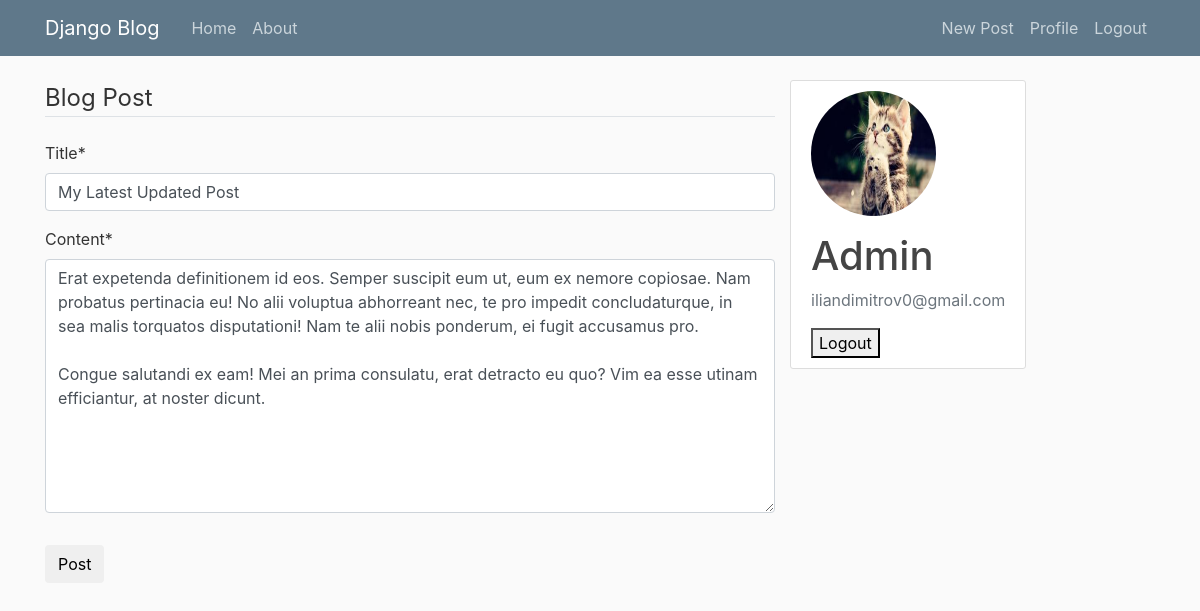
Page /post/55/update/ (signed in) on the committed database.
### blog/models.py (models this page shows, shortened)
class Post(models.Model):
    title = models.CharField(max_length =100)
    content = models.TextField()
    date_posted = models.DateTimeField(default=timezone.now)
    author = models.ForeignKey(User, on_delete=models.CASCADE)

### users/models.py (models this page shows, shortened)
class Profile(models.Model):
    user = models.OneToOneField(User, on_delete= models.CASCADE)
    image = models.ImageField(default = 'default.jpg', upload_to='profile_pics/')

### blog/views.py (the view, shortened to what this page needs)
# urls.py: path('post/<int:pk>/update/', PostUpdateView.as_view(), name='post-update'),
class PostUpdateView(LoginRequiredMixin,UserPassesTestMixin, UpdateView):
    model = Post
    fields = ['title', 'content']
    def test_func(self):
        post = self.get_object()
        if self.request.user == post.author:
            return True
        return False

### blog/templates/blog/post_form.html (shortened to what this page needs)
{% extends "blog/base.html" %}
{% load crispy_forms_tags%}
{% block content %}
<div class="content-sections">
  <form method="POST">
    <fieldset class="form-group">
      <legend class="border-bottom mb-4">Blog Post</legend>
      {{ form|crispy }}
    </fieldset>
    <div class="form-group">
      <button class="btn btn=outline-info" type="submit">Post</button>
    </div>
  </form>
</div>
{% endblock content %}

### blog/templates/blog/base.html (shortened to what this page needs)
{% load static %}
<!DOCTYPE html>
<html lang="en" dir="ltr">
<head>
  <link rel="stylesheet" href="https://maxcdn.bootstrapcdn.com/bootstrap/4.0.0/css/bootstrap.min.css">
  <link rel="stylesheet" type="text/css" href="{% static 'blog/main.css'%}">
</head>
<body>
  <header class="site-header">
    <nav class="navbar navbar-expand-md navbar-dark bg-steel fixed-top">
      <div class="container">
        <a class="navbar-brand mr-4" href="{% url 'blog-home' %}">Django Blog</a>
        <div class="collapse navbar-collapse" id="navbarToggle">
          <div class="navbar-nav mr-auto">
            <a class="nav-item nav-link" href="{% url 'blog-home' %}">Home</a>
            <a class="nav-item nav-link" href="{% url 'blog-about' %}">About</a>
          </div>
          <div class="navbar-nav">
            {% if user.is_authenticated %}
            <a class="nav-item nav-link" href="{% url 'post-create'%}">New Post</a>
            <a class="nav-item nav-link" href="{% url 'profile'%}">Profile</a>
            <a class="nav-item nav-link" href="{% url 'logout'%}">Logout</a>
            {% else %}
            <a class="nav-item nav-link" href="{% url 'login'%}">Login</a>
            <a class="nav-item nav-link" href="{% url 'register'%}">Register</a>
            {% endif%}
          </div>
        </div>
      </div>
    </nav>
  </header>
  <main role="main" class="container">
    <div class="row">
      <div class="col-md-8">
        {% block content %}{% endblock %}
        {% if user.is_authenticated %}
      </div>
      <div class="media">
        <div class="content-section">
            <img class="rounded-circle account-img" src="{{ user.profile.image.url }}">
              <div class="media-body">
                <h2 class="account-heading">{{ user.username }}</h2>
                <p class="text-secondary">{{ user.email }}</p>
                <form action="{% url 'logout'%}">
                <button class="button-center" type="submit"> Logout </button>
                </form>
              </div>
          {% endif %}
        </div>
      </div>
    </div>
  </main>
</body>
</html>

### blog/static/blog/main.css (style rules this page uses)
body { background: #fafafa; color: #333333; margin-top: 5rem; }
h1, h2, h3, h4, h5, h6 { color: #444444; }
.bg-steel { background-color: #5f788a; }
.site-header .navbar-nav .nav-link { color: #cbd5db; }
.content-section { background: #ffffff; padding: 10px 20px; border: 1px solid #dddddd; border-radius: 3px; margin-bottom: 20px; }
.account-img { height: 125px; width: 125px; margin-right: 20px; margin-bottom: 16px; }
.account-heading { font-size: 2.5rem; }

### rows in the picture
Post: title "My Latest Updated Post", content "Erat expetenda definitionem id eos. Semper suscipit eum ut, eum ex nemore copiosae. Nam probatus pertinacia eu! No alii voluptua abhorreant nec, te pro impedit concludaturque, in sea malis torquatos disputationi! Nam te alii nobis ponderum, ei fugit accusamus pro. Congue salutandi ex eam! Mei an prima consulatu, erat detracto eu quo? Vim ea esse utinam efficiantur, at noster dicunt."

### other values in the picture
{{ user.username }} "Admin"
{{ user.email }} "iliandimitrov0@gmail.com"
